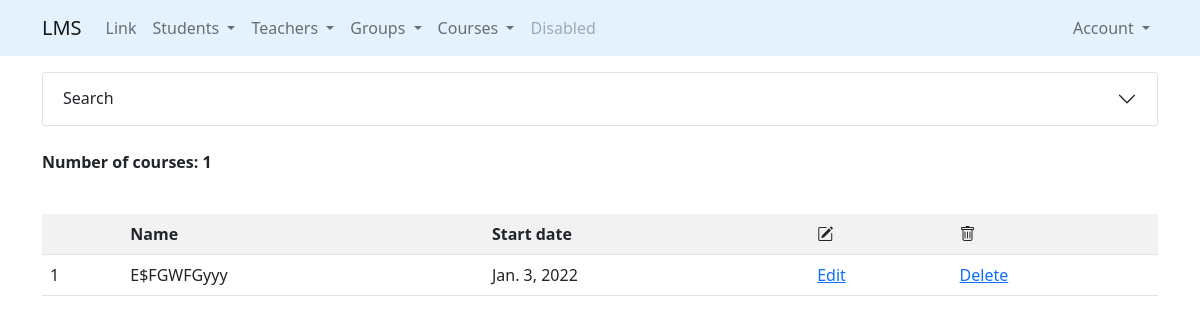
The app's page /courses/, older data.
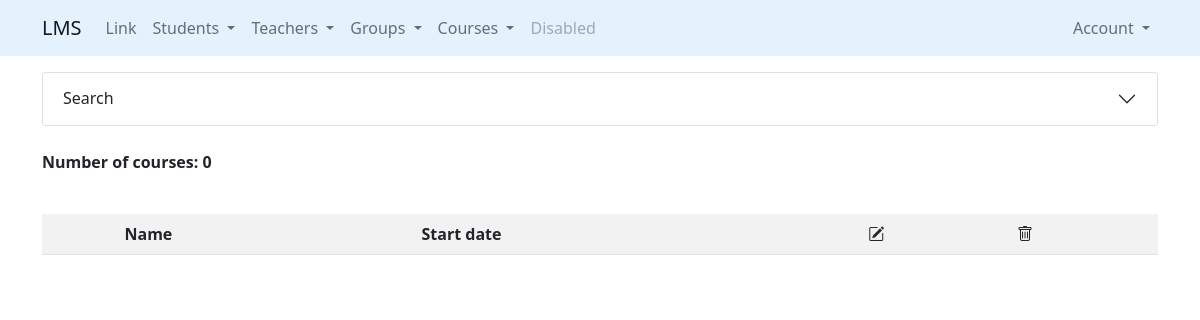
The same page, newer data.
### courses/models.py (models this page shows, shortened)
class Course(models.Model):
    course_name = models.CharField(max_length=30)
    start_date = models.DateField(default=datetime.date.today)
    group = models.OneToOneField(
        Groups,
        on_delete=models.CASCADE,
        null=True,
        related_name='course'
    )

### courses/views.py (the view)
# urls.py: path('', get_courses, name='list'),
def get_courses(request):
    courses = Course.objects.all()
    filter_courses = CoursesFilter(data=request.GET, queryset=courses)
    return render(
        request=request,
        template_name='courses/list.html',
        context={"filter_courses": filter_courses}
    )

### groups/models.py (called while the page is built)
    def __str__(self):
        return f"{self.name} {self.start_date}"

### courses/templates/courses/list.html (shortened to what this page needs)
{% extends 'base.html' %}
{% load crispy_forms_tags %}
{% block content %}
    {% include "includes/courses_search_accordion.html" %}
    <br>
    <p><strong>Number of courses: {{ filter_courses.qs.count }}</strong></p>
    <br>
    {% with list_object=filter_courses.qs %}
        {% include "includes/courses_list_table.html" %}
    {% endwith %}
{% endblock %}

### courses/templates/includes/courses_list_table.html
 <table class="table table-striped table-hover">
        <tr>
            <th></th>
            <th>Name</th>
            <th>Start date</th>
            <th><i class="bi bi-pencil-square"></i></th>
            <th><i class="bi bi-trash"></i></th>
        </tr>
    {% for course in list_object %}
        <tr>
            <td>{{forloop.counter}}</td>
            <td>{{course.course_name}}</td>
            <td>{{course.start_date}}</td>
            <td><a href="{% url 'courses:update' course.id %}">Edit</a></td>
            <td><a href="{% url 'courses:delete' course.id %}">Delete</a></td>
        </tr>
    {% endfor %}
    </table>

Row changes from the older to the newer data that the page shows:
removed Course: course_name "E$FGWFGууу", start_date "Jan. 3, 2022"
Text that changed along with them:
{{ filter_courses.qs.count }}: "1" → "0"
